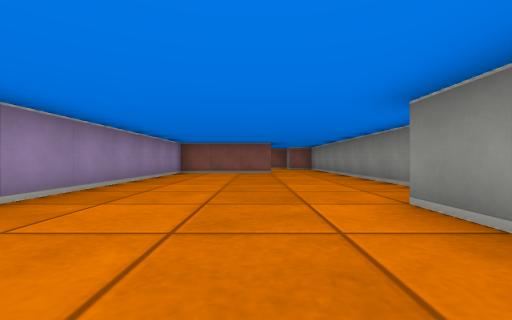
view 1 (above)

15 first-person views from a walk through a cub3D level. The camera is about half as high as the walls, looks level and sees 90° across. The floor is counted in squares. Each view is taken from the middle of a square. On the plan, view 1 faces up. The plan holds only what a view shows up to about 9 squares ahead; the rest is blank.

view 2
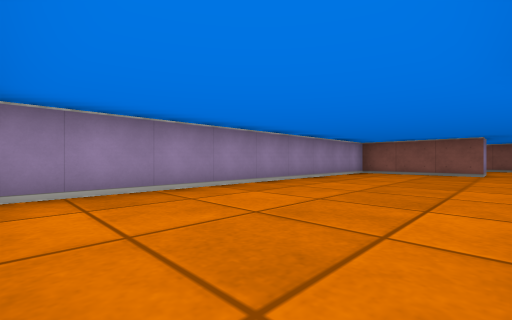

view 3
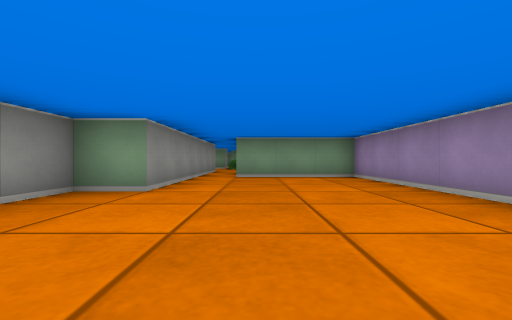

view 4
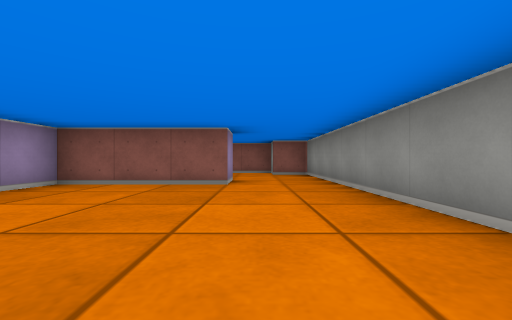

view 5
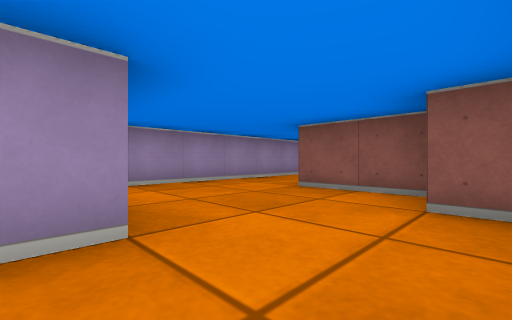

view 6
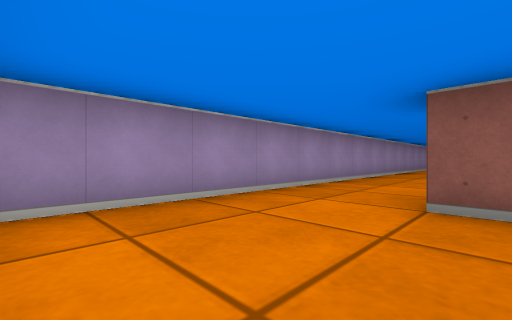

view 7
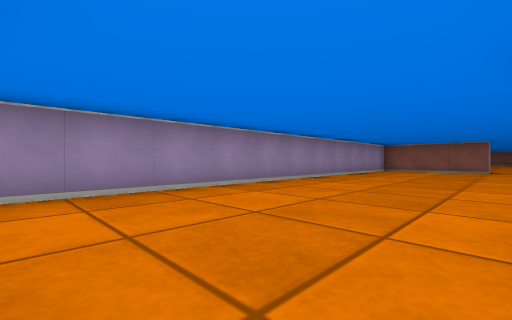

view 8
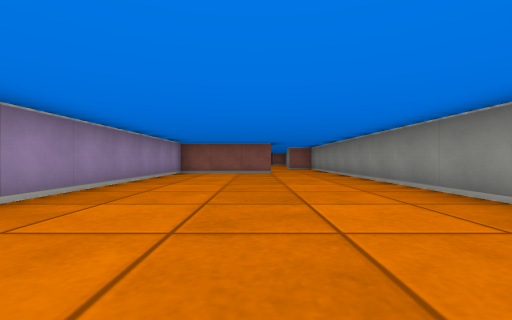

view 9
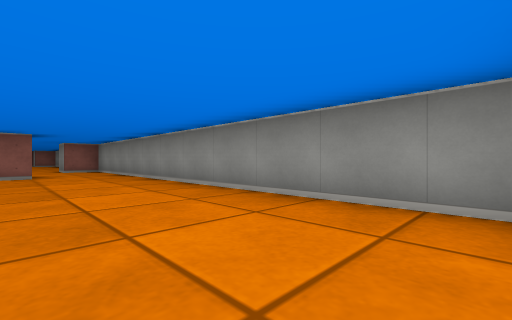

view 10
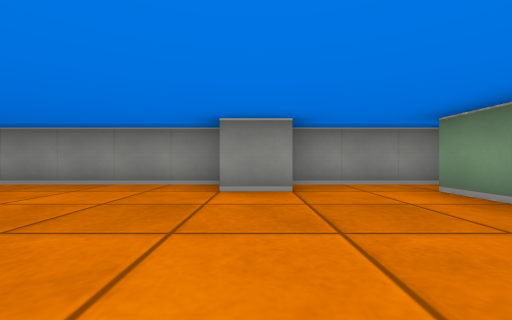

view 11
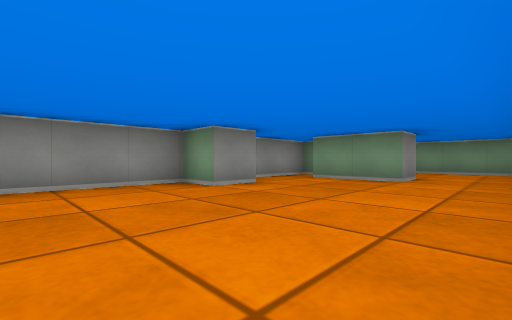

view 12
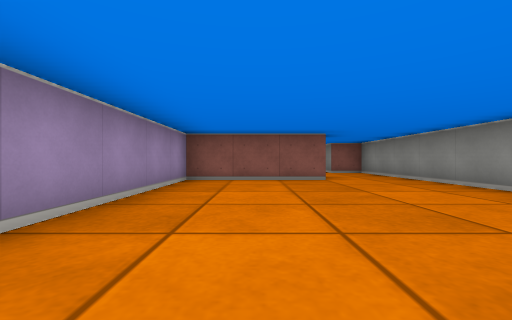

view 13
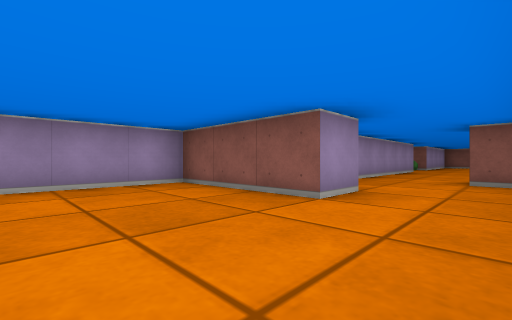

view 14
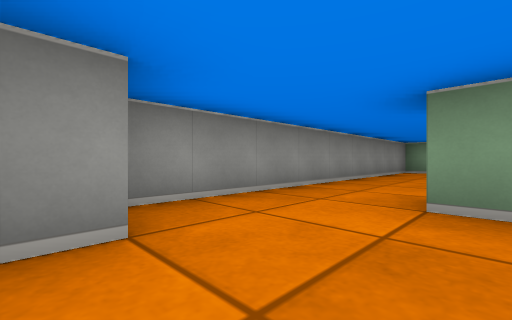

view 15
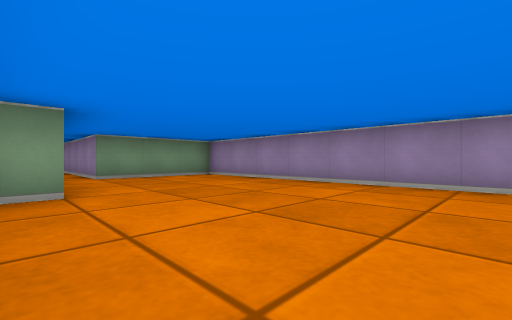

### Floor plan
Ten units are one square. View 1 is at (0, 0); x grows to the right and y downward. Boxes are objects, and circles mark ways between rooms. Rooms are numbered by the first view taken in them; rooms with no view inside come last. Other rooms are left out.
<svg viewBox="-30 -260 60 270">
<path fill="none" stroke="#000" d="M5 -85 -25 -85 -25 5 5 5M15 5 15 -25 25 -25 25 -85M-20 -95 5 -95 5 -85M-25 -135 -25 -100M25 -85 25 -115 15 -115 15 -125 -5 -125 -5 -135M15 -155 15 -165 25 -165 25 -255M-5 -135 15 -135M5 -255 5 -245 -25 -245 -25 -135M25 -125 25 -154"/>
<circle cx="15" cy="-90" r="3" fill="#2a7"/>
<circle cx="-15" cy="-130" r="3" fill="#2a7"/>
<text x="0" y="-40">1</text>
<text x="0" y="-110">2</text>
<text x="0" y="-190">3</text>
</svg>
Room 1 opens to room 2. Room 2 opens to room 3.

Where each view was taken, in squares from view 1:
view 1: 0 up, 0 right, facing up
view 2: 0 up, 1 right, facing up-left
view 3: 6 up, 0 right, facing down
view 4: 4 up, 1 right, facing up
view 5: 9 up, 2 right, facing up-left
view 6: 10 up, 0 right, facing up-left
view 7: 14 up, 1 right, facing up-left
view 8: 16 up, 0 right, facing up
view 9: 17 up, 0 right, facing up-right
view 10: 16 up, 2 left, facing right
view 11: 19 up, 2 left, facing down-right
view 12: 19 up, 1 left, facing up
view 13: 22 up, 2 right, facing up-left
view 14: 12 up, 0 right, facing down-right
view 15: 6 up, 2 right, facing down-left
